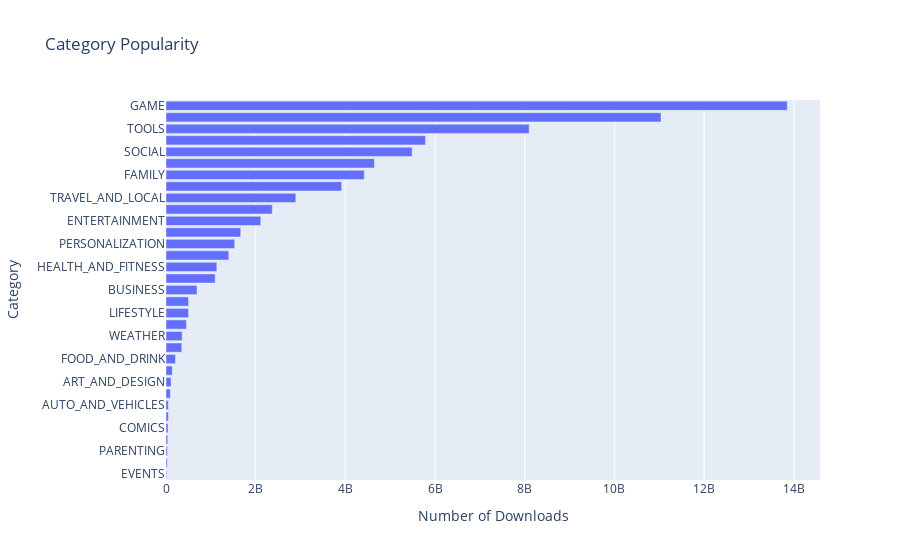

This figure's notebook cell:
### Code cell
h_bar = px.bar(x = category_installs['Installs'],
               y = category_installs.index,
               orientation='h',
               title='Category Popularity')
 
h_bar.update_layout(xaxis_title='Number of Downloads', yaxis_title='Category')
h_bar.show()

### Figure 1 — Plotly figure (JSON) as saved in the notebook; plotly's stock layout.template omitted (floating-point values rounded to 4 significant figures)
{"data": [{"alignmentgroup": "True", "hovertemplate": "x=%{x}<br>y=%{y}<extra></extra>", "legendgroup": "", "marker": {"color": "#636efa", "pattern": {"shape": ""}}, "name": "", "offsetgroup": "", "orientation": "h", "showlegend": false, "textposition": "auto", "type": "bar", "x": [15949410, 26916200, 31066010, 38638676, 44931100, 52083000, 53129800, 97082000, 114233100, 140901310, 211617750, 352250000, 360285500, 455127800, 502588110, 503157460, 691805470, 1096211665, 1133634220, 1400321540, 1532024930, 1665770555, 2113460000, 2369110150, 2894737300, 3916847200, 4421097130, 4647425110, 5487841475, 5787211380, 8098182040, 11037904530, 13853852917], "xaxis": "x", "y": ["EVENTS", "BEAUTY", "PARENTING", "MEDICAL", "COMICS", "LIBRARIES_AND_DEMO", "AUTO_AND_VEHICLES", "HOUSE_AND_HOME", "ART_AND_DESIGN", "DATING", "FOOD_AND_DRINK", "EDUCATION", "WEATHER", "FINANCE", "LIFESTYLE", "MAPS_AND_NAVIGATION", "BUSINESS", "SPORTS", "HEALTH_AND_FITNESS", "SHOPPING", "PERSONALIZATION", "BOOKS_AND_REFERENCE", "ENTERTAINMENT", "NEWS_AND_MAGAZINES", "TRAVEL_AND_LOCAL", "VIDEO_PLAYERS", "FAMILY", "PHOTOGRAPHY", "SOCIAL", "PRODUCTIVITY", "TOOLS", "COMMUNICATION", "GAME"], "yaxis": "y"}], "layout": {"barmode": "relative", "legend": {"tracegroupgap": 0}, "title": {"text": "Category Popularity"}, "xaxis": {"anchor": "y", "domain": [0, 1], "title": {"text": "Number of Downloads"}}, "yaxis": {"anchor": "x", "domain": [0, 1], "title": {"text": "Category"}}}}
